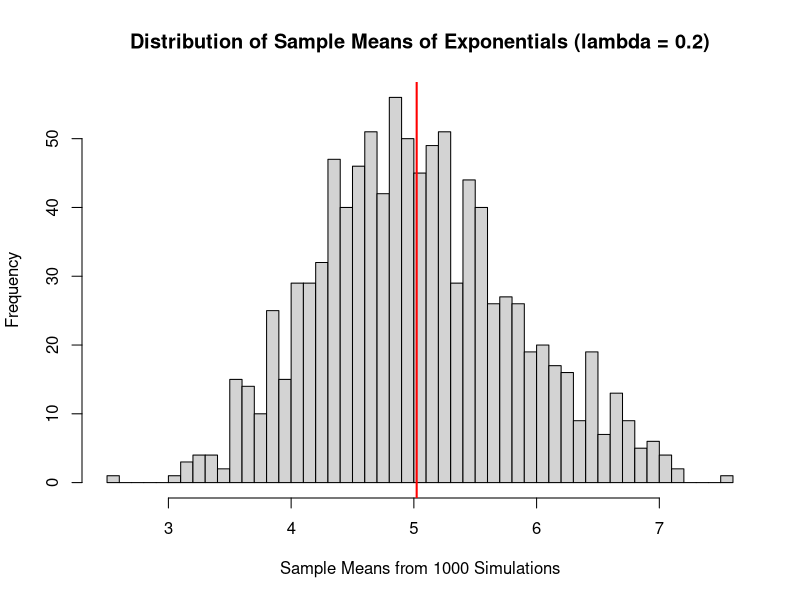
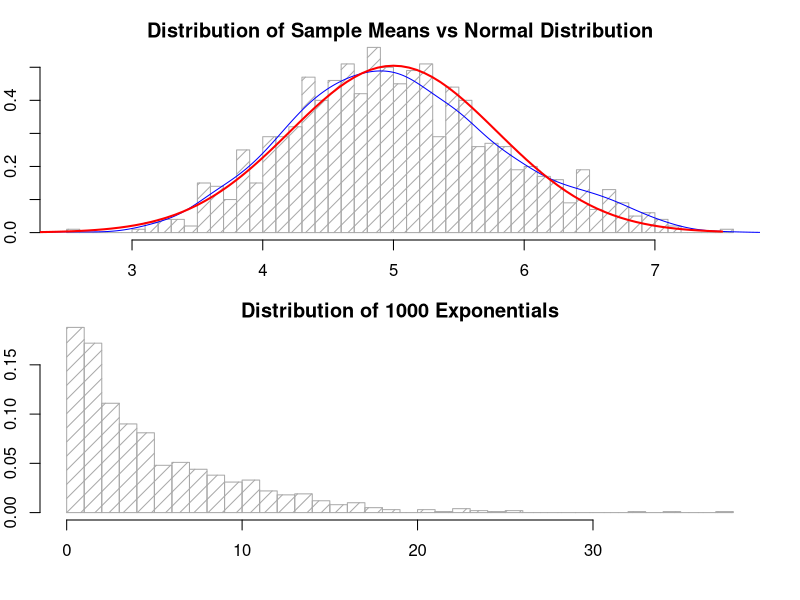

Here is the R script that generated these plots, in order:
## ---- chunk 1
set.seed(123456)
lambda = .2
n = 40
number_of_simulations = 1000

# get the means for 40 random variables having exponential distributions 
# with a lambda value of .2 over 1000 simulations
simMeans = NULL
for (i in 1:number_of_simulations) simMeans = c(simMeans, mean(rexp(n,lambda)))
## ---- chunk 2
# Calculate sample mean
sm <- mean(simMeans)
sm

# Calculate theoretical means
tm <- 1/lambda
tm
## ---- chunk 3
# draw histogram plot for the means
hist(simMeans, breaks = 50,  xlab="Sample Means from 1000 Simulations", 
     main = "Distribution of Sample Means of Exponentials (lambda = 0.2)")
abline(v = sm, lwd=2, col="red")
## ---- chunk 4
# Calculate sample variance
sv <- var(simMeans)
sv

# Calculate theoretical variance
tv <- (1/lambda)^2/n # n is the number of exponential (40), lambda = 0.2
tv
## ---- chunk 5
# Plot the graphs
par(mar = c(3,1,1,1), mfrow = c(2,1), oma = c(1,1,1,1))

# Plot the graph fo distribution of mean
hist(simMeans, freq = FALSE, density=10, col="darkgray", breaks=50, 
     xlab="Sample Means from 1000 Simulations",
     main="Distribution of Sample Means vs Normal Distribution")
lines(density(simMeans), col="blue")
curve( dnorm(x ,mean=tm, sd=sqrt(tv)),
       min(simMeans-1), max(simMeans), 
       add=TRUE, col="red", lwd=2)

# Plot the graph for distribution of 1000 exponentials
random_var_exp_distributed = rexp(number_of_simulations, lambda)
hist(random_var_exp_distributed, freq = FALSE,
     breaks=50, 
     col = "darkgray", density = 10,
     main="Distribution of 1000 Exponentials")
